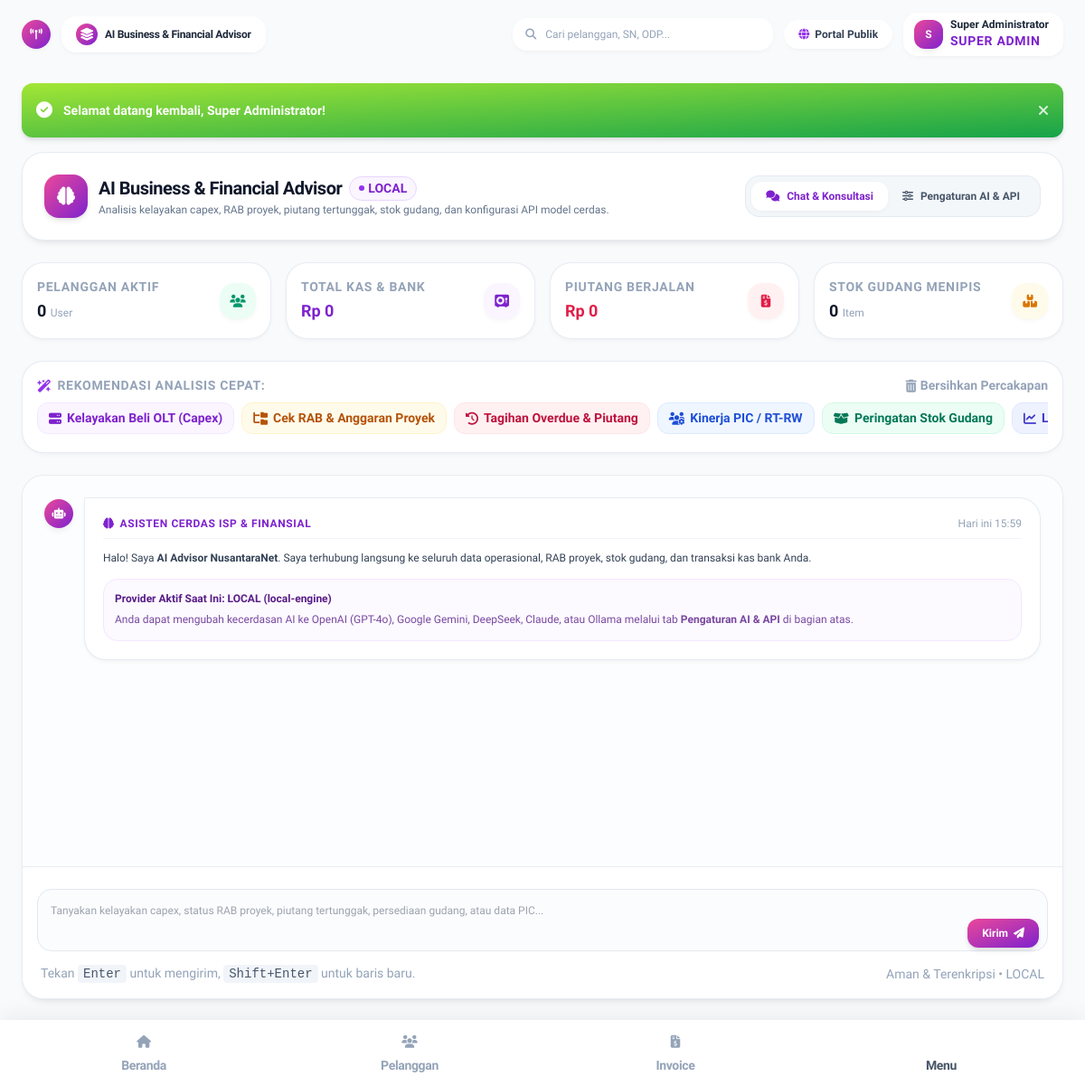
Page /index.php?page=ai (signed in) on the earlier database version.
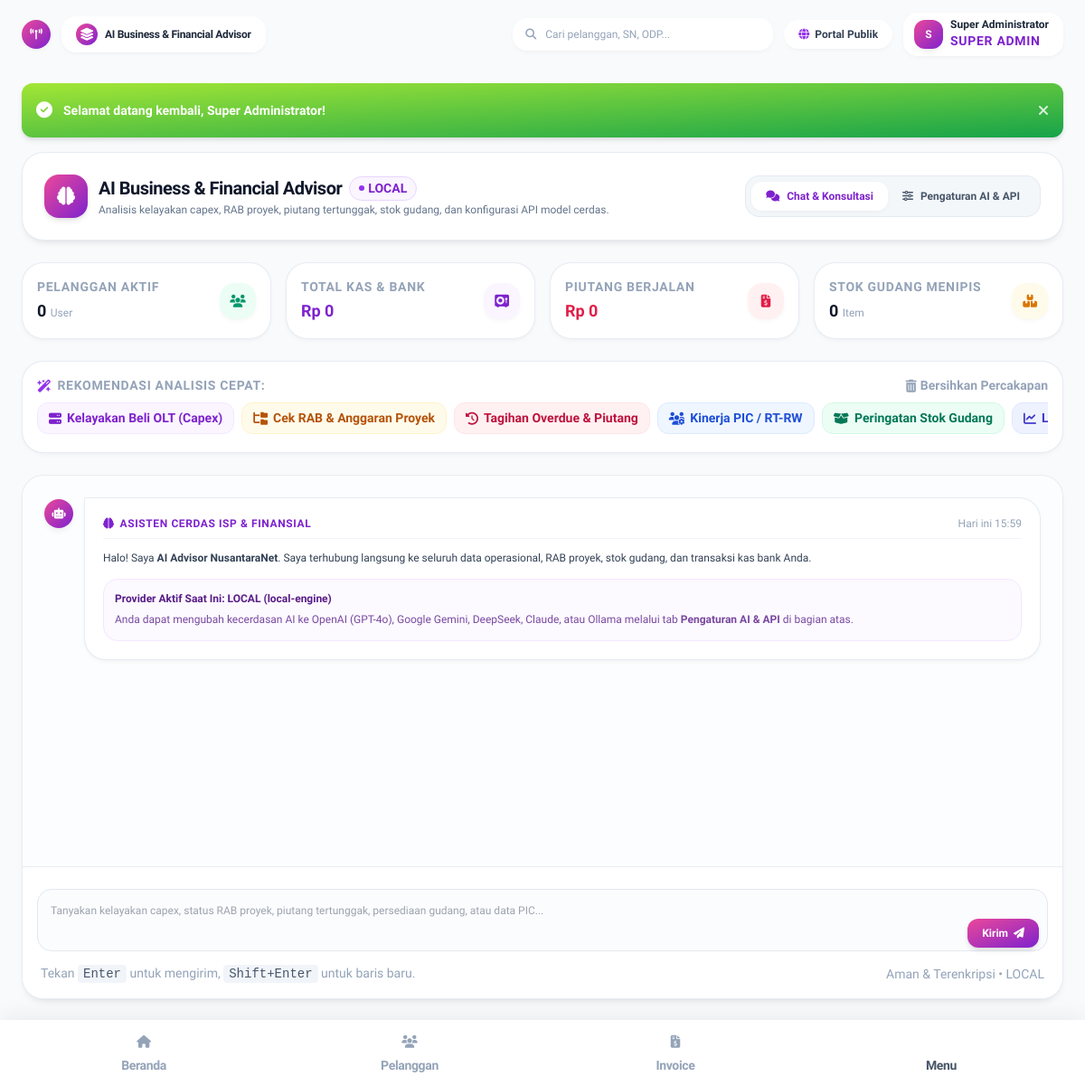
Same page on the later database version.
### tables this page shows
CREATE TABLE ai_settings (
    id INTEGER PRIMARY KEY AUTOINCREMENT,
    provider TEXT NOT NULL DEFAULT 'local',
    model TEXT NOT NULL DEFAULT 'local-engine',
    api_key TEXT DEFAULT NULL,
    base_url TEXT DEFAULT NULL,
    temperature REAL DEFAULT 0.7,
    max_tokens INTEGER DEFAULT 2048,
    system_prompt TEXT DEFAULT NULL,
    is_active INTEGER DEFAULT 1,
    updated_at DATETIME DEFAULT CURRENT_TIMESTAMP
);

### app/Controllers/AiController.php (called while the page is built, shortened)
<?php
require_once __DIR__ . '/../Services/Database.php';
require_once __DIR__ . '/../Services/AiAssistantService.php';
require_once __DIR__ . '/../Helpers/Helper.php';
class AiController {
    public function index(): void {
        $pdo = getDbConnection();
        $aiSettings = AiAssistantService::getSettings($pdo);
        $activeTab = $_GET['tab'] ?? 'chat';
        require __DIR__ . '/../Views/ai/index.php';
        require __DIR__ . '/../Views/layouts/main.php';
    }
}

### app/Services/AiAssistantService.php (called while the page is built, shortened)
<?php
require_once __DIR__ . '/../Helpers/Helper.php';
class AiAssistantService {
    public static function initTable(PDO $pdo): void {
        $pdo->exec("
            CREATE TABLE IF NOT EXISTS ai_settings (
                id INTEGER PRIMARY KEY AUTOINCREMENT,
                provider TEXT NOT NULL DEFAULT 'local',
                model TEXT NOT NULL DEFAULT 'local-engine',
                api_key TEXT DEFAULT NULL,
                base_url TEXT DEFAULT NULL,
                temperature REAL DEFAULT 0.7,
                max_tokens INTEGER DEFAULT 2048,
                system_prompt TEXT DEFAULT NULL,
                is_active INTEGER DEFAULT 1,
                updated_at DATETIME DEFAULT CURRENT_TIMESTAMP
            )
        ");
        $exists = $pdo->query("SELECT COUNT(*) FROM ai_settings WHERE id = 1")->fetchColumn();
        if (!$exists) {
            $defaultSystemPrompt = "Anda adalah AI Business & Financial Advisor untuk ISP (Internet Service Provider) NusantaraNet. Analisis data riil tagihan, kas bank, RAB proyek, stok gudang, dan PIC koordinator wilayah dengan objektif, akurat, dan berikan rekomendasi operasional yang taktis dalam bahasa Indonesia.";
            $stmt = $pdo->prepare("
                INSERT INTO ai_settings (id, provider, model, api_key, base_url, temperature, max_tokens, system_prompt, is_active)
                VALUES (1, 'local', 'local-engine', '', '', 0.7, 2048, ?, 1)
            ");
            $stmt->execute([$defaultSystemPrompt]);
        }
    }
    public static function getSettings(PDO $pdo): array {
        self::initTable($pdo);
        $settings = $pdo->query("SELECT * FROM ai_settings WHERE id = 1 LIMIT 1")->fetch(PDO::FETCH_ASSOC);
        if (!$settings) {
            return [
                'id' => 1,
                'provider' => 'local',
                'model' => 'local-engine',
                'api_key' => '',
                'base_url' => '',
                'temperature' => 0.7,
                'max_tokens' => 2048,
                'system_prompt' => 'Anda adalah AI Business Advisor ISP NusantaraNet.',
                'is_active' => 1
            ];
        }
        return $settings;
    }
}

### app/Helpers/Helper.php (called while the page is built, shortened)
<?php
class Helper {
    public static function baseUrl(): string {
        $protocol = (!empty($_SERVER['HTTPS']) && $_SERVER['HTTPS'] !== 'off' || ($_SERVER['SERVER_PORT'] ?? 80) == 443) ? "https://" : "http://";
        $host = $_SERVER['HTTP_HOST'] ?? 'localhost';
        $scriptName = $_SERVER['SCRIPT_NAME'] ?? '';
        $dir = dirname($scriptName);
        return rtrim($protocol . $host . $dir, '/');
    }
    public static function url(string $page = '', array $params = []): string {
        $base = self::baseUrl();
        $query = [];
        if ($page !== '') {
            $query['page'] = $page;
        }
        $query = array_merge($query, $params);
        $queryString = http_build_query($query);
        return $base . '/index.php' . ($queryString ? '?' . $queryString : '');
    }
    public static function e(?string $value): string {
        return htmlspecialchars($value ?? '', ENT_QUOTES, 'UTF-8');
    }
}

### app/Views/ai/index.php (the view, shortened to what the changed rows need)
<?php
$activeTab = $activeTab ?? ($_GET['tab'] ?? 'chat');
$currentProvider = $aiSettings['provider'] ?? 'local';
?>
<div class="space-y-6">
  <div class="flex flex-col md:flex-row md:items-center justify-between gap-4 bg-white p-5 md:p-6 rounded-3xl border border-slate-200/80 shadow-soft-sm">
    <div class="flex items-center gap-3">
      <div>
        <div class="flex items-center gap-2">
          <span class="inline-flex items-center gap-1 px-2.5 py-0.5 rounded-full text-3xs font-extrabold uppercase bg-purple-50 text-purple-700 border border-purple-200">
            <span class="w-1.5 h-1.5 rounded-full bg-purple-600 animate-pulse"></span>
            <span><?php echo strtoupper($currentProvider); ?></span>
          </span>
        </div>
      </div>
    </div>
  </div>
  <div id="tabContentChat" class="<?php echo $activeTab === 'chat' ? 'block' : 'hidden'; ?> space-y-6">
    <div class="bg-white rounded-3xl border border-slate-200/80 shadow-soft-sm overflow-hidden flex flex-col h-[580px]">
      <div id="chatFeed" class="flex-1 p-4 md:p-6 overflow-y-auto space-y-4 bg-slate-50/40">
        <div class="flex items-start gap-3 chat-message-ai">
          <div class="flex-1 bg-white border border-slate-200/80 rounded-3xl rounded-tl-sm p-4 md:p-5 shadow-soft-xs text-xs space-y-3">
            <div class="ai-bubble-content leading-relaxed">
              <div class="mt-3 p-3 bg-purple-50/60 rounded-2xl border border-purple-100 text-2xs text-purple-900">
                <span class="font-bold block mb-1">Provider Aktif Saat Ini: <?php echo strtoupper($currentProvider); ?> (<?php echo Helper::e($aiSettings['model'] ?? 'local-engine'); ?>)</span>
                <p class="text-3xs opacity-80">Anda dapat mengubah kecerdasan AI ke OpenAI (GPT-4o), Google Gemini, DeepSeek, Claude, atau Ollama melalui tab <strong>Pengaturan AI & API</strong> di bagian atas.</p>
              </div>
            </div>
          </div>
        </div>
      </div>
      <div class="p-3 md:p-4 bg-white border-t border-slate-200/80">
        <form method="POST" action="<?php echo Helper::url('ai'); ?>" id="aiForm" onsubmit="handleChatSubmit(event)" class="space-y-2">
          <div class="flex items-center justify-between text-3xs text-slate-400 px-1">
            <span>Tekan <kbd class="px-1.5 py-0.5 rounded bg-slate-100 font-mono text-slate-600">Enter</kbd> untuk mengirim, <kbd class="px-1.5 py-0.5 rounded bg-slate-100 font-mono text-slate-600">Shift+Enter</kbd> untuk baris baru.</span>
            <span>Aman & Terenkripsi &bull; <?php echo strtoupper($currentProvider); ?></span>
          </div>
        </form>
      </div>
    </div>
  </div>
</div>

Differences in the rows shown:
added ai_settings: provider "LOCAL", model "local-engine"
Other differences:
$currentProvider: "LOCAL" → (not shown)
Helper::e($aiSettings['model'] ?? 'local-engine'): "local-engine" → (not shown)
